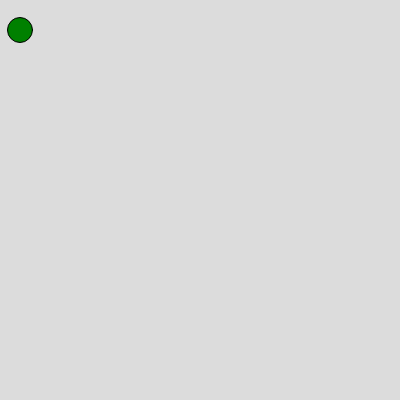
Frame 1 (no input)
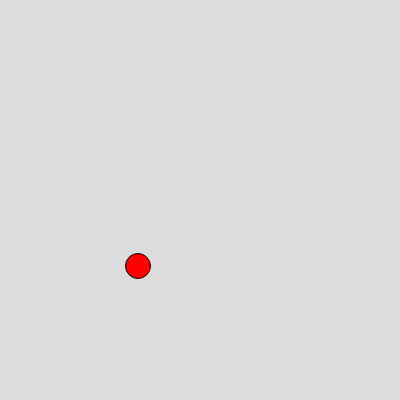
Frame 60 (no input)
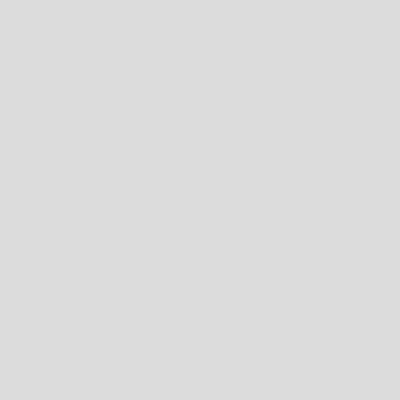
Frame 120 (the mouse pressed at the canvas centre since frame 60)

The p5.js sketch that drew these frames (run headless with seeded random() and noise() and a simulated clock; from frame 60 on, the mouse is pressed at the canvas centre):

// p5.js sketch
// ── sketch.js
var ball = {
x:20,
y:30,
r:25,
colour:["blue", "red", "green"]
}
function setup() {
  createCanvas(400, 400);
}

function draw() {
  background(220);
  fill(random(ball.colour));
  circle(ball.x,ball.y,ball.r);
  ball.x = ball.x+2;
  ball.y = ball.y+4;
}
